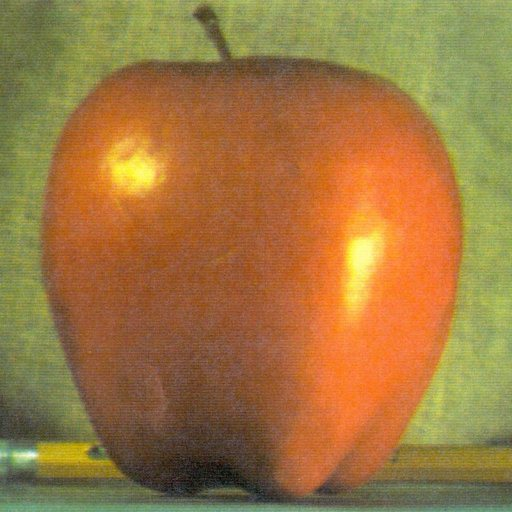
#> input picture image-blending/data/apple.jpg, 512 x 512 px
$ jupyter execute --allow-errors main.ipynb
#> lines starting #> are read from the running program, lines starting #| are printed output that depends on the picture
1. Plot both continuous and discrete signals of the function

x(t) = 325 * sin(2pi * 50t)

And also the discrete signals

x[n] = 325 * sin(2pi * 50n * delta t)

Where n is sampled from 0 to 50.

[cell 1]
import matplotlib.pyplot as plt
import numpy as np

continuous signal of function 1:

[cell 2]
t = np.linspace(0, 0.1, 1000)   # i used 1000 points

# 2. Generate the signal
t_continuous = 325 * np.sin(2 * np.pi * 50 * t)

# 3. Plot the function
plt.figure(figsize=(8, 4))
plt.plot(t, t_continuous)
plt.title('Continuous signal')
plt.ylabel('x(t)')
plt.legend()
plt.grid(True)
plt.show()
#> figure, not shown here; curve peaks at x = 0.00501, y = 325

discrete signal of function 1:

[cell 3]
Ts = 1 / 1000 #period I'm sampling, since I'm doing from 0 to .1

# discrete-time indices
n = np.arange(0, 0.1, Ts)#so we're sampling from 0 to 0.1 seconds

# discrete signal x[n]
x_discrete = 325 * np.sin(2 * np.pi * 50 * n)

# Plot
plt.figure(figsize=(8, 4))
plt.stem(n, x_discrete, basefmt='k') #had to look up how to make it look nice
plt.title('Discrete Signal')
plt.ylabel('x[n]')
plt.grid(True)
plt.show()
#> figure, not shown here; curve peaks at x = 0.005, y = 325

discrete signal of x[n] = 325 * sin(2pi * 50n * delta t) sampled from n= 0 to 50

[cell 4]
dt = 0.001 #sample spacing
n = np.arange(0, 51)

# Discrete signal
x_n = 325 * np.sin(2 * np.pi * 50 * n * dt)

# Plot
plt.figure(figsize=(15, 4))
plt.stem(n, x_n)
plt.title(f"Discrete signal")
plt.ylabel("x[n]")
plt.grid(True)
plt.show()
#> figure, not shown here; curve peaks at x = 5, y = 325

2. Plot the real and imaginary part of the complex-valued signal when t has a range of (-0.02, 0.05)

[cell 5]
#Not actually using any of this, just putting it here so I can reference to it when writing code below

function = np.exp(1j * 100 * np.pi * t) #function
real = np.exp(2j*np.pi*50*t).real #returns real parts
imag = np.exp(2j*np.pi*50*t).imag #returns imaginary parts
t_range = np.linspace(-0.02, 0.05)

[cell 6]
t = np.linspace(-0.02, 0.05, 2000)# using2000 samples

f = np.exp(1j * 100 * np.pi * t)

#Real and imaginary parts
real = f.real
imag = f.imag

#plot it all
plt.figure(figsize=(10, 5))

plt.plot(t, real, label="Real", linewidth=2)
plt.plot(t, imag, label="Imaginary", linewidth=2)

plt.title("Real and Imaginary parts of complex function")
plt.xlabel("t")
plt.ylabel("Amplitude")
plt.grid(True)
plt.legend()

plt.show()
#> figure, not shown here; curve peaks at x = -0.02, y = 1; curve peaks at x = 0.005, y = 1

this makes sense because when you plot the complex exp(j100πt) against time, it's cos(100πt)+jsin(100πt) (cos is real part, sin is imaginary)

3. Generate Signal Processing Plots

[cell 7]
n=32
y = np.arange(n)

#our simple signal, all zeros
f=np.zeros(n)
#code in the signals we see in the graphs
f[5:10] = [2, 2, 2, 1, 1]

#shift signal for graph 2
f2 = np.roll(f, 10)

# flip signal for graoh 3
f3 = np.copy(f)
f3[5:10] = np.flip([2, 2, 2, 1, 1])

#fourier transform all 3 (and normalize)
scale = 1/np.sqrt(n)
F1 = np.fft.fft(f) * scale
F2 = np.fft.fft(f2) * scale
F3 = np.fft.fft(f3) * scale

#real, imaginary, magnitude for all 3

#original
real1 = np.real(F1)
imag1 = np.imag(F1)
mag1 = np.abs(F1)

#shifted
real2 = np.real(F2)
imag2 = np.imag(F2)
mag2 = np.abs(F2)

#flipped
real3 = np.real(F3)
imag3 = np.imag(F3)
mag3 = np.abs(F3)

#plot them all

plt.figure(figsize=(14, 6))

plt.subplot(3, 3, 1)
plt.stem(y, f, basefmt="k")
plt.title("f[n]")
plt.xlabel("n")

plt.subplot(3, 3, 4)
plt.stem(y, f2, basefmt="k")
plt.title(f"shifted f[n]")
plt.xlabel("n")

plt.subplot(3, 3, 7)
plt.stem(y, f3, basefmt="k")
plt.title(f"flipped f[n]")
plt.xlabel("n")

#real andimaginary
plt.subplot(3, 3, 2)
plt.stem(y, real1, linefmt='r-', markerfmt='ro', basefmt="k")
plt.stem(y, imag1, linefmt='g-', markerfmt='go', basefmt="k")
plt.title("F[n]")
plt.xlabel("u")

plt.subplot(3, 3, 5)
plt.stem(y, real2, linefmt='r-', markerfmt='ro', basefmt="k")
plt.stem(y, imag2, linefmt='g-', markerfmt='go', basefmt="k")
plt.xlabel("u")

plt.subplot(3, 3, 8)
plt.stem(y, real3, linefmt='r-', markerfmt='ro', basefmt="k")
plt.stem(y, imag3, linefmt='g-', markerfmt='go', basefmt="k")
plt.xlabel("u")

# magnitude
plt.subplot(3, 3, 3)
plt.stem(y, mag1, basefmt="k")
plt.title("|F[u]|")
plt.xlabel("u")

plt.subplot(3, 3, 6)
plt.stem(y, mag2, basefmt="k")
plt.xlabel("u")

plt.subplot(3, 3, 9)
plt.stem(y, mag3, basefmt="k")
plt.xlabel("u")

plt.tight_layout()
plt.show()
#> figure, not shown here; panel 1: curve peaks at x = 5, y = 2; panel 2: curve peaks at x = 15, y = 2; panel 3: curve peaks at x = 7, y = 2; panel 4: curve peaks at x = 0, y = 1.41

Plot the Fourier transform of the following function for frequency below 50hz, using the numpy.fft

1 / (1 + .99cos(2*pi*t))

[cell 8]
f = 1 / (1 + .99* np.cos(2*np.pi*t))
F = np.fft.fft(f)
N = len(F)


fs = 500 # sampling frequency in Hz
T  = 5 # duration

t  = np.arange(0, T, 1/fs)

# frequency axis
freqs = np.fft.fftfreq(N, 1/fs)

# keep only positive frequencies
mask = freqs >= 0
freqs = freqs[mask]
F = F[mask]

limit = freqs <= 50 #keep only frequencies below 50hz

plt.figure(figsize=(10,4))
plt.plot(freqs[limit], np.log(np.abs(F))[limit])
plt.title("Magnitude of Fourier Transform (0–50 Hz)")
plt.xlabel("Frequency (Hz)")
plt.ylabel("|F(f)|")
plt.grid(True)
plt.show()
#> figure, not shown here; curve peaks at x = 0, y = 6.92

[cell 9]
x = np.arange(-10, 10, 1)

X, Y = np.meshgrid(x, x)

wavelength_1 = 10
angle_1 = 0
grating_1 = np.sin(
    2*np.pi*(X*np.cos(angle_1) + Y*np.sin(angle_1)) / wavelength_1
)

wavelength_2 = 7
angle_2 = 3*np.pi/4
grating_2 = np.sin(
    2*np.pi*(X*np.cos(angle_2) + Y*np.sin(angle_2)) / wavelength_2
)

wavelength_3 = 3
angle_3 = np.pi/4
grating_3 = np.sin(
    2*np.pi*(X*np.cos(angle_3) + Y*np.sin(angle_3)) / wavelength_3
)

# Calculate fourier transform of grating
ft1 = np.fft.ifftshift(grating_1)
ft1 = np.fft.fft2(ft1)
ft1 = np.fft.fftshift(ft1)

ft2 = np.fft.ifftshift(grating_2)
ft2 = np.fft.fft2(ft2)
ft2 = np.fft.fftshift(ft2)

ft3 = np.fft.ifftshift(grating_3)
ft3 = np.fft.fft2(ft3)
ft3 = np.fft.fftshift(ft3)


plt.set_cmap("gray")
plt.figure(figsize=(10, 5))

plt.subplot(2,3,1)
plt.imshow(grating_1)

plt.subplot(2,3,2)
plt.imshow(grating_2)

plt.subplot(2,3,3)
plt.imshow(grating_3)

plt.subplot(2,3,4)
plt.imshow(np.abs(ft1))

plt.subplot(2,3,5)
plt.imshow(np.abs(ft2))

plt.subplot(2,3,6)
plt.imshow(np.abs(ft3))
plt.show()
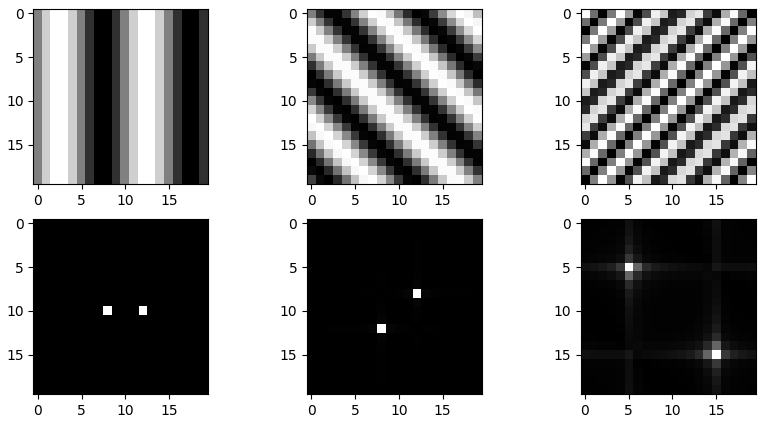
#> figure drawn by matplotlib, 6 panels

6. Pyramid blending

[cell 10]
def count_halves_while(n):
    count = 0
    while n > 1:
        n //= 2
        count += 1
    return count #returns the number of times we can split the image in half

[cell 11]
import cv2
import numpy as np

apple = cv2.imread('../data/apple.jpg')
#> apple is the input picture: shape (512, 512, 3); mean B, G, R 64.8, 119.7, 159.1
apple = cv2.cvtColor(apple, cv2.COLOR_BGR2RGB)
orange = cv2.imread('../data/orange.jpg')
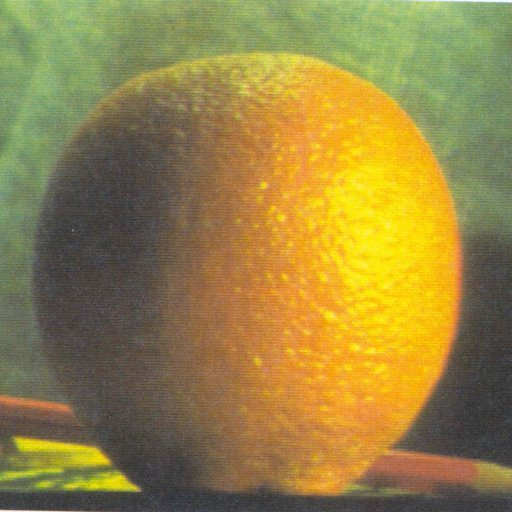
#> input picture image-blending/data/orange.jpg, 512 x 512 px
#> orange is the input picture: shape (512, 512, 3); mean B, G, R 69.2, 131.8, 150.2
orange = cv2.cvtColor(orange, cv2.COLOR_BGR2RGB)
my_mask = cv2.imread('../data/mask.jpg')
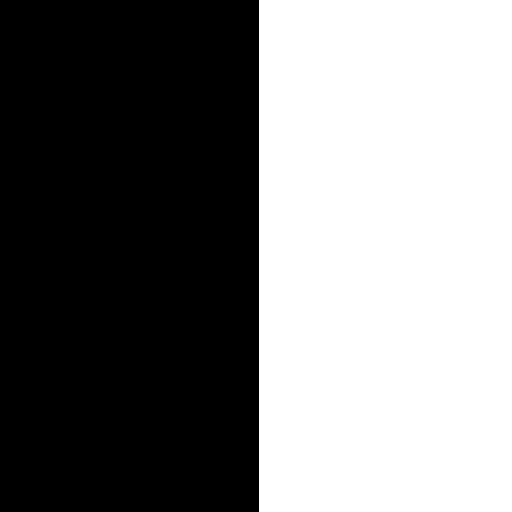
#> input picture image-blending/data/mask.jpg, 512 x 512 px
#> my_mask is the input picture: shape (512, 512, 3); min 0, max 255, mean 126
# num_halves = count_halves_while(apple)

[cell 12]
def create_gaussian_pyr(img, halves):
    G = img.copy()
    gp_img = [G]
    for i in range(halves): # number of levels for 512x512 image
        G = cv2.pyrDown(G) # blur and downsample
        gp_img.append(G)
    return gp_img

[cell 13]
def create_laplacian(gaussian, halves):
    lp_img = []
    num_levels = len(gaussian)
    for i in range(halves - 1):
        GE = cv2.pyrUp(gaussian[i+1])# Upsample next level
        GE = cv2.resize(GE, (gaussian[i].shape[1], gaussian[i].shape[0]))# make sure exact same size bc pyrUp sometimes messes up a little

        # Laplacian = current Gaussian - upsampled next
        L = cv2.subtract(gaussian[i], GE)
        lp_img.append(L)

    lp_img.append(gaussian[-1])
    return lp_img

[cell 14]
def blend_images(gp_mask, gp_not_mask, lp_img_left, lp_img_right, levels):
    # Multiply each Laplacian image by its corresponding mask and sum the images
    gp_mask = [m.astype(np.float32) for m in gp_mask]
    gp_not_mask = [m.astype(np.float32) for m in gp_not_mask]


    masked_lp_left = []
    for i in range(levels):
        masked_lp_left.append(lp_img_left[i] * gp_not_mask[i])

    masked_lp_right = []
    for i in range(levels):
        masked_lp_right.append(lp_img_right[i] * gp_mask[i])

    blended_pyr = []
    for i in range(levels):
        blended_pyr.append(masked_lp_left[i] + masked_lp_right[i])

    blended = blended_pyr[-1]   # start from smallest

    for i in range(levels-2, -1, -1):
        blended = cv2.pyrUp(blended)
        blended = cv2.resize(blended, (blended_pyr[i].shape[1], blended_pyr[i].shape[0]))
        blended = cv2.add(blended, blended_pyr[i])

    return blended

[cell 15]
def normalize(img):
    img = img - img.min()
    img = img / img.max()
    return img

[cell 16]
def resize(img):
    new_dimensions = (512, 512)
    resized_img = cv2.resize(img, new_dimensions, interpolation=cv2.INTER_AREA)
    cv2.imwrite('my_image_cv2_resized.jpg', resized_img)
    return resized_img

[cell 17]
def print_blend_images(img1, img2, mask):
    img1 = resize(img1)
    img2 = resize(img2)
    mask = resize(mask)

    img1 = img1.astype(np.float32) / 255.0
    img2 = img2.astype(np.float32) / 255.0

    num_halves = count_halves_while(img1.shape[0]) #assuming img1 and 2 are same shape

    gaus_img1 = create_gaussian_pyr(img1, num_halves)
    gaus_img2 = create_gaussian_pyr(img2, num_halves)
    lap_img1 = create_laplacian(gaus_img1, num_halves)
    lap_img2 = create_laplacian(gaus_img2, num_halves)

    gaus_mask = create_gaussian_pyr(mask, num_halves)
    not_mask = cv2.bitwise_not(mask)
    not_gaus_mask = create_gaussian_pyr(not_mask, num_halves)

    blended = blend_images(gaus_mask, not_gaus_mask, lap_img1, lap_img2, num_halves)

    plt.imshow(normalize(blended))
    plt.axis("off")

[cell 18]
print_blend_images(apple, orange, my_mask)
#> the loop in create_gaussian_pyr, `for i in range(halves):` made 9 passes
#> G on pass 9: [[0.621, 0.464, 0.243]]
#> after the loop in create_gaussian_pyr, `for i in range(halves):`: gp_img = 10 items
#> the loop in create_gaussian_pyr (call 2), `for i in range(halves):` made 9 passes
#> G on pass 9: [[0.568, 0.527, 0.301]]
#> in create_laplacian, `num_levels = len(gaussian)`: num_levels = 10
#> after the loop in create_laplacian, `for i in range(halves - 1):`: lp_img = 8 items
#> in print_blend_images, `lap_img1 = create_laplacian(gaus_img1, num_halves)`: lap_img1 = 9 items
#> the loop in create_laplacian (call 2), `for i in range(halves - 1):` made 8 passes
#> pass 1, in create_laplacian (call 2), `GE = cv2.pyrUp(gaussian[i+1])# Upsample next level`:
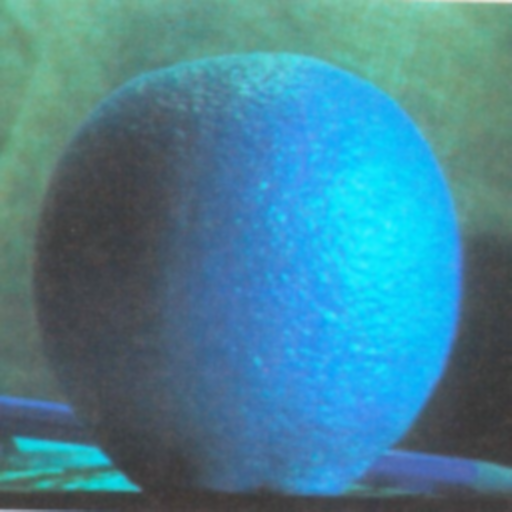
#> GE: shape (512, 512, 3) float32; mean of channels 0, 1, 2 0.589, 0.517, 0.271; drawn as B, G, R
#> pass 2, in create_laplacian (call 2), `L = cv2.subtract(gaussian[i], GE)`:
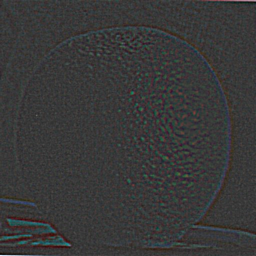
#> L: shape (256, 256, 3) float32; mean of channels 0, 1, 2 0.000129, 0.000108, 0.000139; drawn with min black and max white
#> in print_blend_images, `gaus_mask = create_gaussian_pyr(mask, num_halves)`: gaus_mask = 10 items
#> the loop in create_gaussian_pyr (call 4), `for i in range(halves):` made 9 passes
#> G on pass 9: [[186, 186, 186]]
#> pass 3, in create_gaussian_pyr (call 4), `G = cv2.pyrDown(G)`:
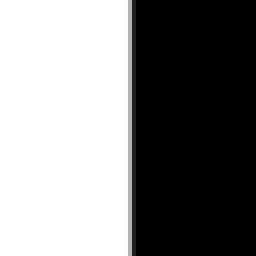
#> G: shape (64, 64, 3) (shown 4 times larger); min 0, max 255, mean 130.8
#> after the loop in blend_images, `for i in range(levels):`: masked_lp_left = 9 items
#> after the loop in blend_images, `for i in range(levels-2, -1, -1):`:
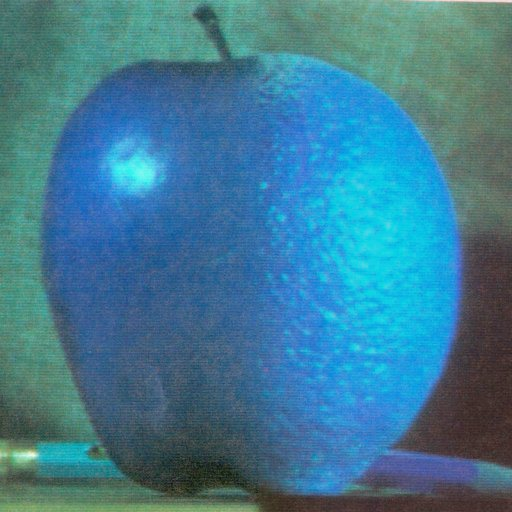
#> blended: shape (512, 512, 3) float32; mean of channels 0, 1, 2 152.3, 126.9, 64.1; drawn with min black and max white

[cell 19]
me = cv2.imread('../data/me.JPG')
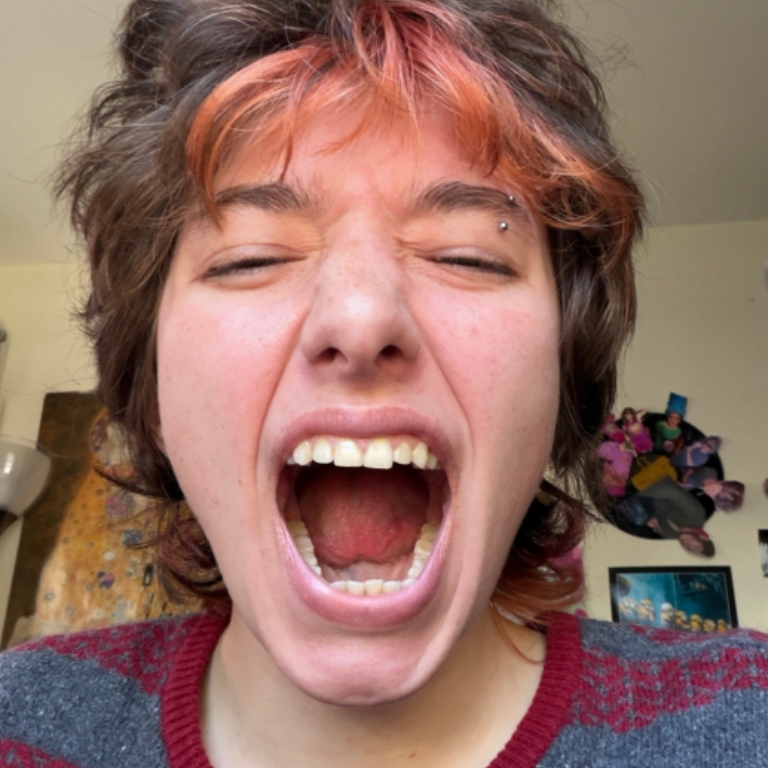
#> input picture image-blending/data/me.JPG, 768 x 768 px
#> me is the input picture: shape (768, 768, 3); mean B, G, R 99.2, 109.6, 145.5
me = cv2.cvtColor(me, cv2.COLOR_BGR2RGB)
cat = cv2.imread('../data/cat.JPG')
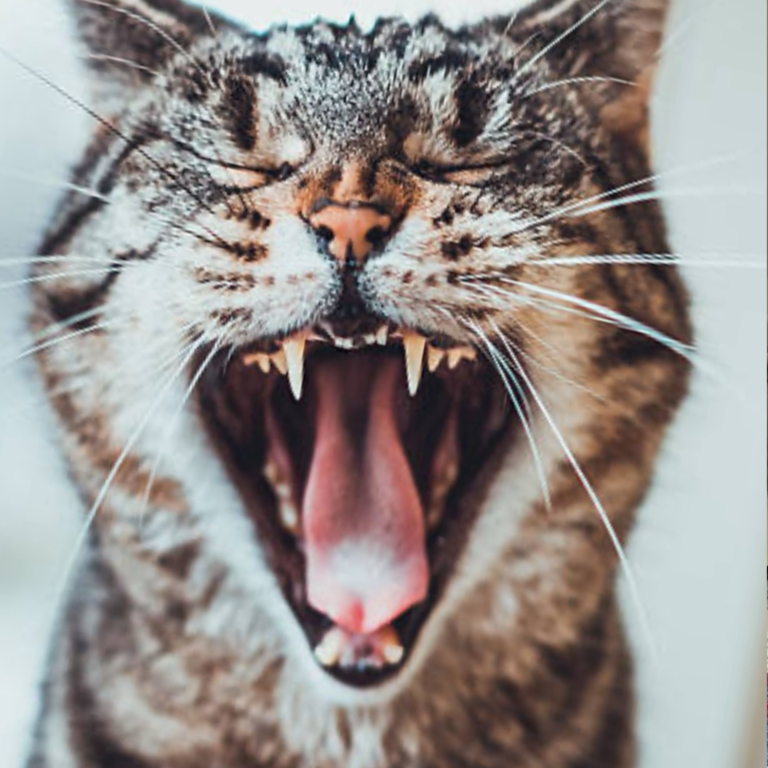
#> input picture image-blending/data/cat.JPG, 768 x 768 px
#> cat is the input picture: shape (768, 768, 3); mean B, G, R 139.5, 142.3, 148.8
cat = cv2.cvtColor(cat, cv2.COLOR_BGR2RGB)
mask1 = cv2.imread('../data/mask1.JPG')
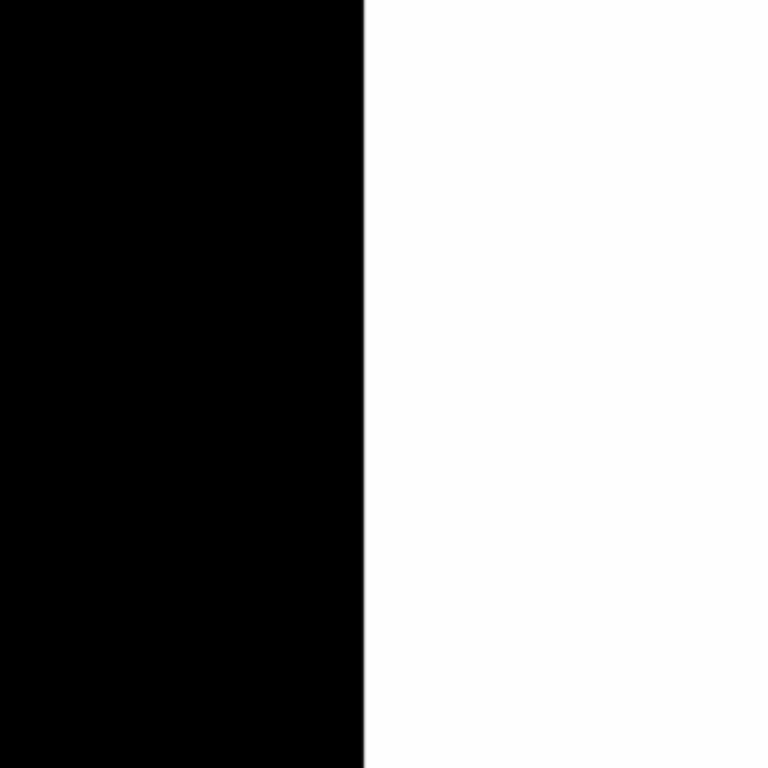
#> input picture image-blending/data/mask1.JPG, 768 x 768 px
#> mask1 is the input picture: shape (768, 768, 3); min 0, max 254, mean 133.6

print_blend_images(me, cat, mask1)
